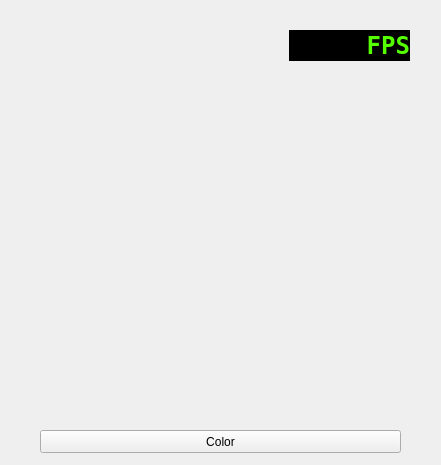
<?xml version="1.0" encoding="UTF-8"?>
<ui version="4.0">
 <class>TestWindow</class>
 <widget class="QMainWindow" name="TestWindow">
  <property name="geometry">
   <rect>
    <x>0</x>
    <y>0</y>
    <width>441</width>
    <height>465</height>
   </rect>
  </property>
  <property name="windowTitle">
   <string>TestWindow</string>
  </property>
  <widget class="QWidget" name="mainWindow">
   <widget class="MyGLWidget" name="myglwidget" native="true">
    <property name="geometry">
     <rect>
      <x>20</x>
      <y>20</y>
      <width>400</width>
      <height>400</height>
     </rect>
    </property>
    <widget class="QLabel" name="label_fps">
     <property name="geometry">
      <rect>
       <x>269</x>
       <y>10</y>
       <width>121</width>
       <height>31</height>
      </rect>
     </property>
     <property name="palette">
      <palette>
       <active>
        <colorrole role="WindowText">
         <brush brushstyle="SolidPattern">
          <color alpha="255">
           <red>85</red>
           <green>255</green>
           <blue>0</blue>
          </color>
         </brush>
        </colorrole>
        <colorrole role="Base">
         <brush brushstyle="SolidPattern">
          <color alpha="255">
           <red>255</red>
           <green>255</green>
           <blue>255</blue>
          </color>
         </brush>
        </colorrole>
        <colorrole role="Window">
         <brush brushstyle="SolidPattern">
          <color alpha="255">
           <red>0</red>
           <green>0</green>
           <blue>0</blue>
          </color>
         </brush>
        </colorrole>
       </active>
       <inactive>
        <colorrole role="WindowText">
         <brush brushstyle="SolidPattern">
          <color alpha="255">
           <red>85</red>
           <green>255</green>
           <blue>0</blue>
          </color>
         </brush>
        </colorrole>
        <colorrole role="Base">
         <brush brushstyle="SolidPattern">
          <color alpha="255">
           <red>255</red>
           <green>255</green>
           <blue>255</blue>
          </color>
         </brush>
        </colorrole>
        <colorrole role="Window">
         <brush brushstyle="SolidPattern">
          <color alpha="255">
           <red>0</red>
           <green>0</green>
           <blue>0</blue>
          </color>
         </brush>
        </colorrole>
       </inactive>
       <disabled>
        <colorrole role="WindowText">
         <brush brushstyle="SolidPattern">
          <color alpha="255">
           <red>120</red>
           <green>120</green>
           <blue>120</blue>
          </color>
         </brush>
        </colorrole>
        <colorrole role="Base">
         <brush brushstyle="SolidPattern">
          <color alpha="255">
           <red>0</red>
           <green>0</green>
           <blue>0</blue>
          </color>
         </brush>
        </colorrole>
        <colorrole role="Window">
         <brush brushstyle="SolidPattern">
          <color alpha="255">
           <red>0</red>
           <green>0</green>
           <blue>0</blue>
          </color>
         </brush>
        </colorrole>
       </disabled>
      </palette>
     </property>
     <property name="font">
      <font>
       <family>Terminal</family>
       <pointsize>18</pointsize>
       <weight>75</weight>
       <bold>true</bold>
      </font>
     </property>
     <property name="autoFillBackground">
      <bool>true</bool>
     </property>
     <property name="midLineWidth">
      <number>3</number>
     </property>
     <property name="text">
      <string>FPS</string>
     </property>
     <property name="alignment">
      <set>Qt::AlignRight|Qt::AlignTrailing|Qt::AlignVCenter</set>
     </property>
    </widget>
   </widget>
   <widget class="QPushButton" name="pushButton_Color">
    <property name="geometry">
     <rect>
      <x>40</x>
      <y>430</y>
      <width>361</width>
      <height>23</height>
     </rect>
    </property>
    <property name="text">
     <string>Color</string>
    </property>
   </widget>
  </widget>
 </widget>
 <layoutdefault spacing="6" margin="11"/>
 <customwidgets>
  <customwidget>
   <class>MyGLWidget</class>
   <extends>QWidget</extends>
   <header location="global">myglwidget.h</header>
   <container>1</container>
  </customwidget>
 </customwidgets>
 <resources/>
 <connections/>
</ui>
